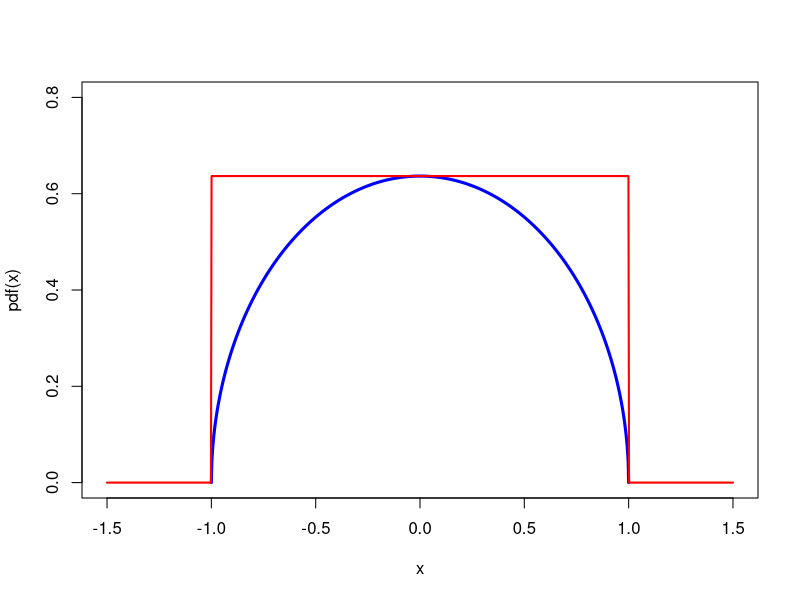
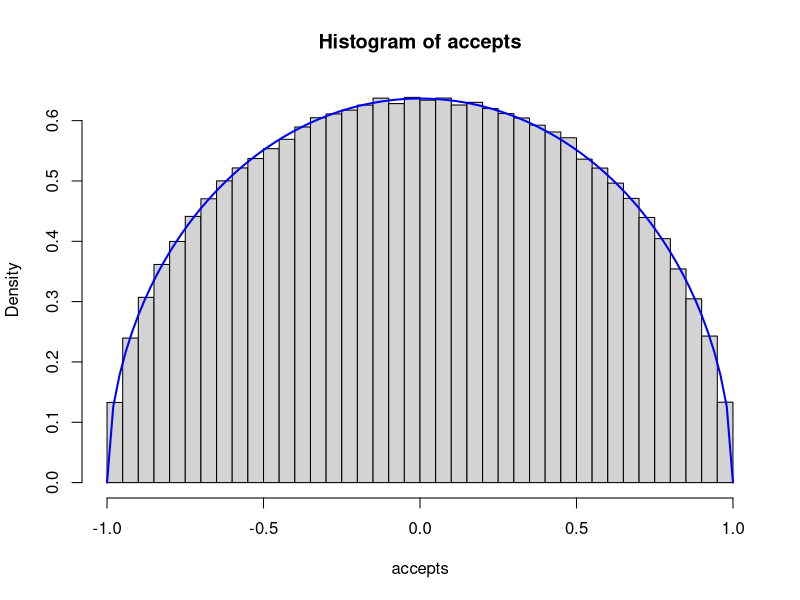
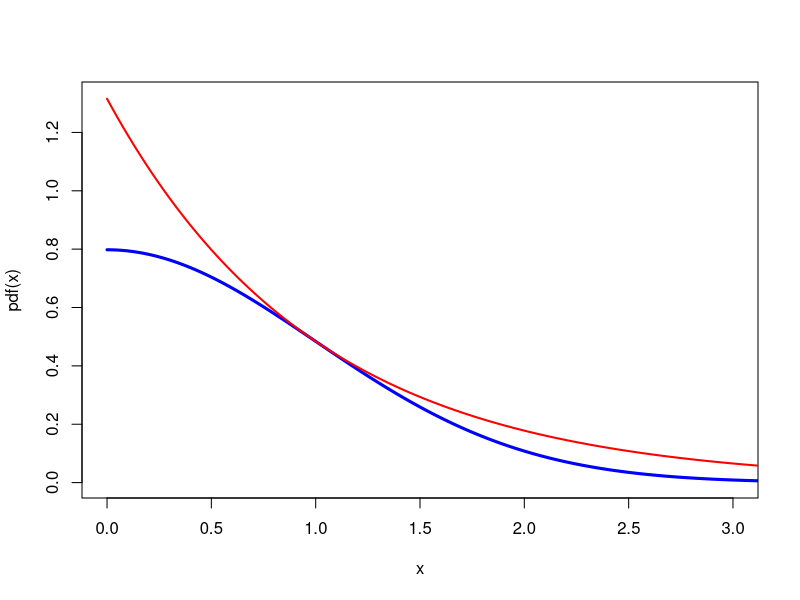
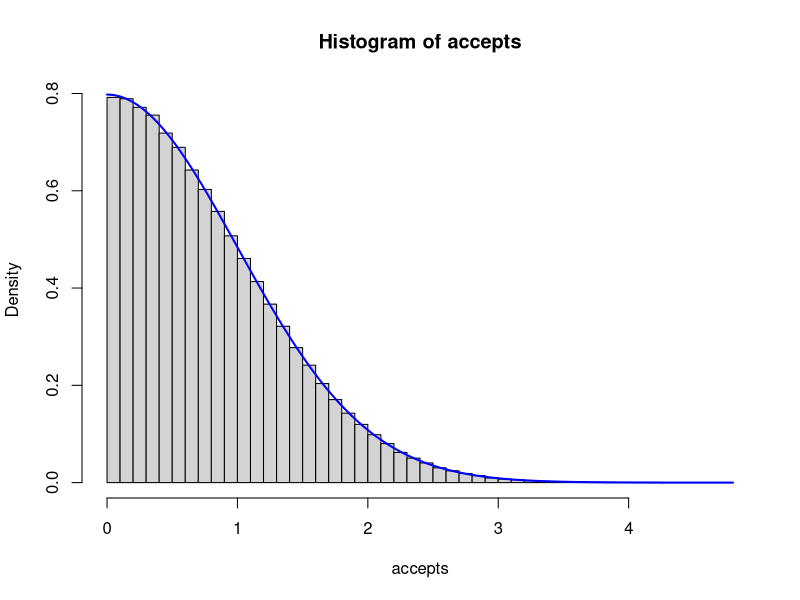

The R script that drew these images, in order:
## ---- chunk 1
pdf <- function(x) (2 / pi) * sqrt(1 - x^2)
env <- function(x) (4 / pi) * (1 / 2) * (-1 <= x & x <= 1)
## ---- chunk 2
#| code-fold: TRUE
curve(
  pdf, n = 1001, from = -1, to = 1,
  xlim = c(-1.5, 1.5), ylim = c(0, 0.8), lwd = 3, col = "blue"
)
curve(env, n = 1001, add = TRUE, lwd = 2, col = "red")
## ---- chunk 3
n_prop <- 1e6
props <- 2 * runif(n_prop) - 1
accepts <- props[runif(n_prop) <= pdf(props) / env(props)]

length(accepts)
hist(accepts, probability = TRUE, breaks = 40)
curve(pdf, add = TRUE, lwd = 2, col = "blue")
## ---- chunk 4
pdf <- function(x) sqrt(2 / pi) * exp(-x^2 / 2)
env <- function(x) sqrt(2 * exp(1) / pi) * exp(-x)
## ---- chunk 5
#| code-fold: TRUE
curve(
  pdf, n = 1001, from = 0, to = 4,
  xlim = c(0, 3), ylim = c(0, 1.32), lwd = 3, col = "blue"
)
curve(env, n = 1001, from = 0, to = 4, add = TRUE, lwd = 2, col = "red")
## ---- chunk 6
n_prop <- 1e6
props <- -log(runif(n_prop))
accepts <- props[runif(n_prop) <= pdf(props) / env(props)]

length(accepts)
hist(accepts, probability = TRUE, breaks = 40)
curve(pdf, add = TRUE, lwd = 2, col = "blue")
